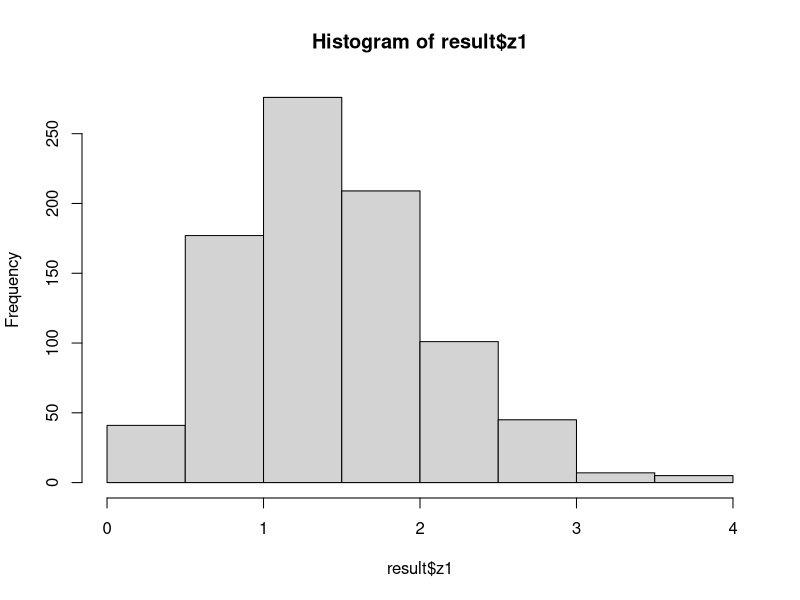
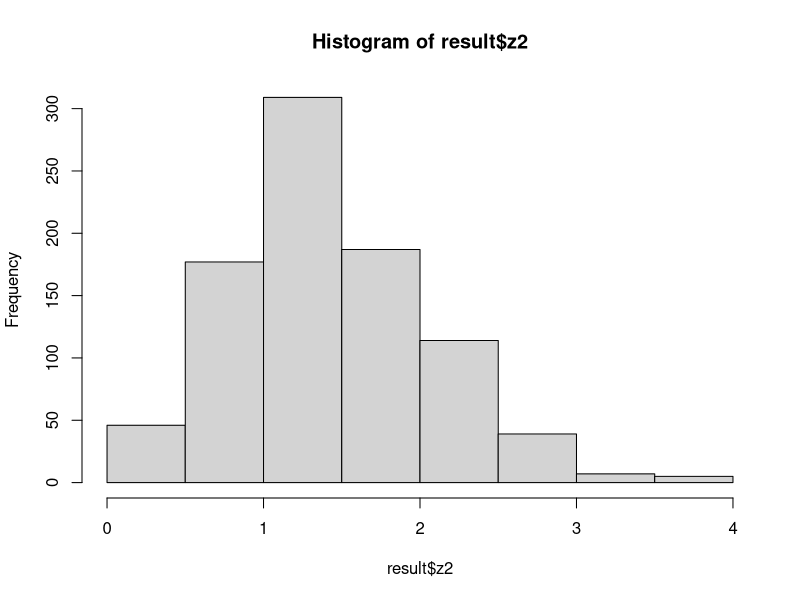

These figures' R source, in order: (Note: this script raises an error after producing the figures.)
######################
# Accept and Reject #
#####################

# predefined 1 Million iterations for every tests
n <- 1000000

# Accept reject method #

# suppose we want samples from std normal distribution where x~N(0,1)
# this will be our main f(x)
# there will be a proposed function g(x)
# majoring constant which will be always be c >= f(x) / g(x)

# uniform distribution u that will meet the requirement u < f(x) / c.g(x) to accept
f_x <- function(x) {
  return((1/sqrt(2*pi)) * x^2/2)
}

g_x <- function(x) {
  return(exp(x))
}

c <- f_x(1) / g_x(1)


accept_reject_method <- function(f, g, n, a, b, c) {
  count <- 0
  xsample <- c()
  for(i in 1:n) {
    x <- runif(1, a, b)
    u <- runif(1)
    if(u <= f(x) / (c * g(x)))
      count = count + 1
    xsample[count] <- x
  }
  return(list(count = count, xsample = xsample))
}

accept_result <- accept_reject_method(f_x, g_x, 200, 0, 1, c)
print((accept_result$count))
print(length(accept_result$xsample))

# box muller # 

box_muller <- function(n) {
  u <- runif(n, 0, 1)
  v <- runif(n, 0, 1)
  
  z1 <- sqrt(-2*log(u)+cos(2*pi*v))
  z2 <- sqrt(-2*log(u)+sin(2*pi*v))
  return(list(z1 = z1, z2 = z2))
}

result <- box_muller(1000)


hist(result$z1)
hist(result$z2)

#######################
#improved box muller # 
#######################

improved_box_muller <- function(n) {
  Z1 <- c()
  Z2 <- c()
  w <- 0
  
  while(i < n){
    u <- runif(1, -1, 1) # range between -1 to 1
    v <- runif(1, -1, 1)  # range between -1 to 1
    z <- u^2 + v^2
    if(z<1){
      w <- sqrt(-2*log(z)/z)
      i = i + 1
      Z1[i] <- u * w
      Z2[i] <- v * w
    }
    
  }
  return(list(Z1 = Z1, Z2 = Z2))
}

result <- improved_box_muller(n)

hist(result$Z1)
hist(result$Z2)
######################################
# Monte Carlo: Hit and Miss method # 
######################################
f <- function(x) {
  return(2*x - 1)
}

curve(f, 3, 5)

hit_miss <- function(f, n, a, b, c, d) {
  z <- 0
  
  for(i in 1:n){
    x <- runif(1, a, b)
    y <- runif(1, c, d)
    if(y <= f(x)) {
      z = z+1
    }
  }
  return((b-a)*(d-c)*z/n + c*(b-a))
}

hit_miss(f, n, 3, 5, 5, 9)

########################
# improved monte carlo # 
########################


imrpoved_hit_miss <- function(f, n, a, b) {
  func <- c()
  for(i in 1:n) {
    y = runif(1, a, b)
    func[i] <- f(y)
  }
  return(sum(func)/n * (b-a))
}

imrpoved_hit_miss(f, n, 3, 5)

      ########################
      # Importance sampling # 
      ########################


#Using exponential function

fx <- function(x) {
  return(x^3+sqrt(x))*exp(x^2+2*x+7)
}

curve(fx)

x_sample <- rexp(n , 11)

q_pdf <- dexp(x_sample, 11)

imp_estimate <- mean(fx(x_sample)/q_pdf)
imp_estimate


u <- runif(n)
u

uniform_estimate <- mean(u)
uniform_estimate



#Using Beta to estimate the function

curve(fx)
curve(dbeta(x, 6, 1))

beta_samples <- rbeta(n, 6, 1)

q_betapdf <- dbeta(beta_samples, 6, 1)

imp_esti_beta <- mean(fx(beta_samples)/q_betapdf)
imp_esti_beta


#Using normal distribution
# proposed distribution N~(0.5, 0.1)

xsamples <- rnorm(n, mean = 0.5, sd = 0.1)
xsamples

qnorm <- dnorm(xsamples, mean = 0.5, sd = 0.1)
qnorm

sample_esti_norm <- mean(fx(xsamples)/qnorm)
sample_esti_norm


var_imp_norm <- var(fx(xsamples)/qnorm) / n
var_imp_norm

# Now,

target_density <- function(x) {
  return(dnorm(x))
}


proposal_density <- function(x) {
  return(dunif(x, min = -3, max = 3))
}


samples <- runif(n, min = -3, max = 3)


weights <- target_density(samples) / proposal_density(samples)
weights


normalized_weights <- weights / sum(weights)
normalized_weights

estimate_mean <- sum(samples * normalized_weights)
print(estimate_mean)


#estimate mean of N~(1, 0.5) from -2 to 4 
target_function <- function(x) {
  return(dnorm(x, mean = 1, sd = 0.5))
}


proposal_function <- function(x) {
  return(dunif(x, min = -2, max = 4))
}


u <- runif(n, min = -2, max = 2)

weights <- target_function(u) / proposal_function(u)

normalized_weights <- weights / sum(weights)

estimated_mean <- sum(u * normalized_weights)
print(estimated_mean)


    ########################
    # Antithetic Sampling # 
    ########################

x <- runif(100)
y <- 1 - x
a <- 0
b <- 1
u <- runif(n, a, b)
f_x <- exp(u ^ 2 )
crude_mean <- mean(f_x) * (b-a)
se_crude <- sqrt(var(f_x)/ n)


v <- runif(n/2, a, b)
f1 <- exp(v ^ 2)
f2 <- exp(1 - v ^ 2) # important: will use the function of y = 1-x

f <- (f1+f2) / 2

estimated_mean <- mean(f) * (b-a)

estimated_se <- sqrt(var(f)/ (n/2))

crude_mean
estimated_mean
se_crude
estimated_se


#ex2 


u <- runif(1000)

f_X <- u^3-7*u^2+1

crude_mean <- mean(f_x)

se_crude <- sqrt(var(f_x)/ 1000)



v <- runif(500)

f1 <- v^3-7*v^2+1
f2 <- ((1-v)^3-7*(1-v)^2+1)

f <- (f1+f2) / 2

esti_mean <- mean(f)

esti_se <- sqrt(var(f) / 500)

crude_mean
se_crude
esti_mean
esti_se

#ex3


set.seed(1986)
a <- 2
b <- 3


#crude estimation

u <- runif(n, a, b)
f_X <- (u^3-7*u^2+1) 
crude_i_hat <- mean(f_x) * (b-a)
crude_se <- sqrt(var(f_x) / n)

# antithetic estimation

v <- runif(n/2, a, b)
v1 <- a + (b-a) * v
v2 <- a + (b-a) * (1-v)

f1 <- (v1^3-7*v1^2+1)  

f2 <- ((v2)^3-7*(v2)^2+1)  

f <- (f1+f2) / 2

anti_mean <- mean(f) * (b-a)


anti_se <- sqrt(var(f) / (n/2))


crude_i_hat
crude_se

anti_mean
anti_se


        ########################
        #    Control variate   # 
        ########################

n = 100000
x <- rnorm(n, mean = 3, sd = 2)
y <- rnorm(n, mean = 2, sd = 1)

ey <- mean(y) # bujhi na

mean_x <- mean(x)
mean_y <- mean(y)

cov_xy <- cov(x, y)
var_y <- var(y)

c <- cov_xy / var_y

control_estimate <- mean(x) - c * (mean_y - ey)
control_estimate

var_x <- var(x) / n

var_control_estimate <- var(x - c*(y - ey)) / n
var_control_estimate


reduction <- (1 - (var_control_estimate/var_x)) * 100
reduction



#Using functions x ^ 2 and x 


fx <- function(x) x ^ 2
gx <- function(x) x


e_gx <- mean(g)

x <- runif(n)

f <- fx(x)
g <- gx(x)

meanf <- mean(f)
meang <- mean(g)

covfg <- cov(f,g)

varg <- var(g)
varf <- var(y) / n

c <- covfg/varg
c

var_estimate <- var(f - c * (g - e_gx)) / n


reduction <- (1 - (var_estimate/varf)) * 100
reduction

# exercise 3(c)

fx<-function(x) sqrt(1-x^2)
gx<-function(x) 1-x

u <- runif(n)

f <- fx(u)
g <- gx(u)

e_gx <- 0.5

covfg <- cov(f, g)
varg <- var(g)
varf <- var(f) / n


estimated_var <- var(f - c * (g - e_gx)) / n
estimated_var


reduction <-  (1 - (estimated_var/varf)) * 100
reduction

cor(f, g)^2 * 100


#### END OF CONTROL VARIATE ###


          ##############################
          #    Sampling Distribution   # 
          ##############################


# sampling
norm <- rnorm(10000, mean = 100, sd = 15)
size <- 100

draw <- sample(norm, 100, replace = T)
hist(draw)

mean(draw)
sd(draw)


# bootstrapping var

bootstrap_var <- replicate(1000, var(sample(rnorm(1000, 100, 15), 1000, replace = T)))
mean(bootstrap_var)
sd(bootstrap_var)
hist(bootstrap_var)

# bootstrapping mean

bootstrap_mean <- replicate(1000, mean(sample(rnorm(1000, 100, 15), 1000, replace = T)))
mean(bootstrap_mean)
sd(bootstrap_mean)
hist(bootstrap_mean)


# bootstrapping sd

bootstrap_sd <- replicate(1000, sd(sample(rnorm(1000, 100, 15), 1000, replace = T)))
mean(bootstrap_sd)
sd(bootstrap_sd)
hist(bootstrap_sd)




# sample distn using for loop


population <- rnorm(10000, 100, 15)

sample_dist_mean <- c()
sample_dist_var <- c()
sample_dist_sd <- c()
for(i in 1:10000) {
  x <- sample(population, 1000, replace = T)
  sample_dist_mean <- c(sample_dist_mean, mean(x))
  sample_dist_var <- c(sample_dist_var, var(x))
  sample_dist_sd <- c(sample_dist_sd, var(x))
}

par(mfrow = c(1, 3))

hist(sample_dist_mean)
hist(sample_dist_var)
hist(sample_dist_sd)


      
        #############################
        #    Hypothesis Testing     # 
        #############################

#Suppose the food label on a cookie bag states that there is 2 grams of saturated 
# fat in a single cookie. 
# In a sample of 35 cookies, it is found that the mean amount of saturated 
# fat per cookie is 2.2 grams with
# a standard deviation is 0.3 gram. At .05 significance level, 
# can we reject the claim on food label?

mu <- 2
n <- 35
xbar <- 2.2

std <- 0.3

alpha <- 0.05

t.test <- qt(alpha/2, df = n-1)

ifelse(t.test < 0, 'Lower Tail True', 'Lower Tail False')

pval <-  pt((xbar-mu) / sqrt(std/n), df = n-1, lower.tail = T)
pval

      #############################
      #    Proportion Test        # 
      #############################
p0 <- 0.3
np <- 163
n <- 600
p <- np / n

p.stat <- (p-p0) / sqrt((p0 * (1-p0))/n)
p.stat

alpha = 0.01
z <- qnorm(alpha)
ifelse(p.stat < z, 'Reject the null', 'May not reject the null')


# mtcars testing

total_counts <- length(mtcars$am)
print(total_counts)


p_0=0.6
p_mean <- mean(mtcars$am)
sigma <- p0 * (1-p0)
total_counts

z <- qnorm(0.03)
z


# left tail
p <- pnorm(stat, lower.tail = T)


stat <- (p_mean - p0) / sqrt(sigma / total_counts)
stat
ifelse(p < z, 'Reject the null', 'May not reject the null')


